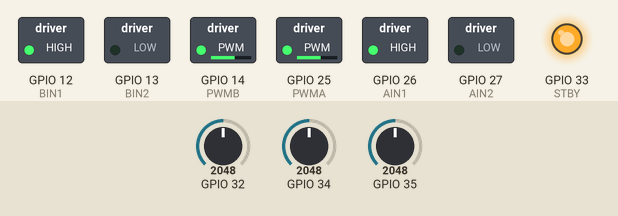
Simulated run of this sketch. Board: ESP32. Shown: switched loads named in the sketch (green lamp = pin HIGH), output pins drawn as LEDs (lit = HIGH). The inputs (shaded band) are chosen by the test bench; at power-on: GPIO 32 = 2048, GPIO 34 = 2048, GPIO 35 = 2048. What the sketch prints to the serial monitor is not drawn.

Above: at 0.1 s.
Timing chart, 0 to 1.6 s (numbered marks = the images above):
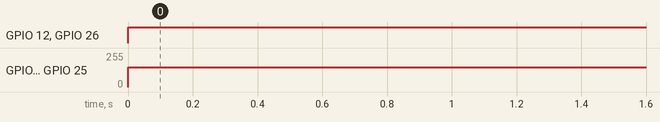

Measured:
- by itself, GPIO 12 (BIN1), GPIO 26 (AIN1): LOW → HIGH at 0.00 s
- by itself, GPIO 14 (PWMB), GPIO 25 (PWMA): 0/255 → 149/255 at 0.00 s

The sketch:

pid.ino
```cpp
#include <Arduino.h>

// ---------- Pines TB6612 (ajusta a tu montaje) ----------
#define PWMA  25
#define AIN1  26
#define AIN2  27
#define PWMB  14
#define BIN1  12
#define BIN2  13
#define STBY  33

// ---------- Potenciómetros (usa pines ADC1: 32-39) ----------
#define POT_KP 34
#define POT_KI 35
#define POT_KD 32

// ---------- PWM ----------
#define PWM_FREQ 20000   // 20 kHz: fuera del rango audible
#define PWM_RES  8       // 8 bits -> 0..255

// ---------- Rangos máximos de cada constante ----------
// Kp: con error 750 y Kp=0.5 -> corrección 375 (satura sobrada)
const float KP_MAX = 0.5;
const float KI_MAX = 0.005;
const float KD_MAX = 5.0;

// ---------- Parámetros del robot ----------
const int   VEL_BASE = 150;      // velocidad en recta (0..255)
const float INTEGRAL_MAX = 20000; // anti-windup

float Kp = 0, Ki = 0, Kd = 0;
float integral = 0;
float errorAnterior = 0;
unsigned long tAnterior = 0;
unsigned long tPots = 0;

// ---- Sustituye por la lectura real de tu sensor ----
float leerSensor() {
  // Devuelve -750.0 .. 750.0 (0 = línea centrada)
  return 0.0;
}

// ESP32 tiene ADC de 12 bits (0..4095); >>4 lo deja en 0..255
int leerPot(int pin) {
  return analogRead(pin) >> 4;
}

void actualizarConstantes() {
  Kp = leerPot(POT_KP) / 255.0 * KP_MAX;
  Ki = leerPot(POT_KI) / 255.0 * KI_MAX;
  Kd = leerPot(POT_KD) / 255.0 * KD_MAX;
}

// velocidad: -255..255 (negativo = marcha atrás)
void motor(int pwmPin, int in1, int in2, int velocidad) {
  velocidad = constrain(velocidad, -255, 255);
  if (velocidad >= 0) {
    digitalWrite(in1, HIGH);
    digitalWrite(in2, LOW);
  } else {
    digitalWrite(in1, LOW);
    digitalWrite(in2, HIGH);
  }
  ledcWrite(pwmPin, abs(velocidad));
}

void setup() {
  Serial.begin(115200);

  pinMode(AIN1, OUTPUT); pinMode(AIN2, OUTPUT);
  pinMode(BIN1, OUTPUT); pinMode(BIN2, OUTPUT);
  pinMode(STBY, OUTPUT);
  digitalWrite(STBY, HIGH);

  // API del core ESP32 v3.x
  ledcAttach(PWMA, PWM_FREQ, PWM_RES);
  ledcAttach(PWMB, PWM_FREQ, PWM_RES);

  actualizarConstantes();
  tAnterior = micros();
}

void loop() {
  // Leer potenciómetros solo cada 100 ms (no hace falta más)
  if (millis() - tPots > 100) {
    tPots = millis();
    actualizarConstantes();
  }

  unsigned long ahora = micros();
  float dt = (ahora - tAnterior) / 1000.0;   // en milisegundos
  tAnterior = ahora;
  if (dt <= 0) dt = 1;

  float error = leerSensor();

  // --- PID ---
  integral += error * dt;
  integral = constrain(integral, -INTEGRAL_MAX, INTEGRAL_MAX);

  float derivada = (error - errorAnterior) / dt;
  errorAnterior = error;

  float correccion = Kp * error + Ki * integral + Kd * derivada;

  // --- Aplicar a motores ---
  int velIzq = VEL_BASE + correccion;
  int velDer = VEL_BASE - correccion;

  motor(PWMA, AIN1, AIN2, velIzq);
  motor(PWMB, BIN1, BIN2, velDer);

  // Depuración (coméntalo en carrera: Serial ralentiza el bucle)
  static unsigned long tDebug = 0;
  if (millis() - tDebug > 200) {
    tDebug = millis();
    Serial.printf("Kp=%.3f Ki=%.4f Kd=%.2f  err=%.1f  corr=%.1f\n",
                  Kp, Ki, Kd, error, correccion);
  }
}
```
